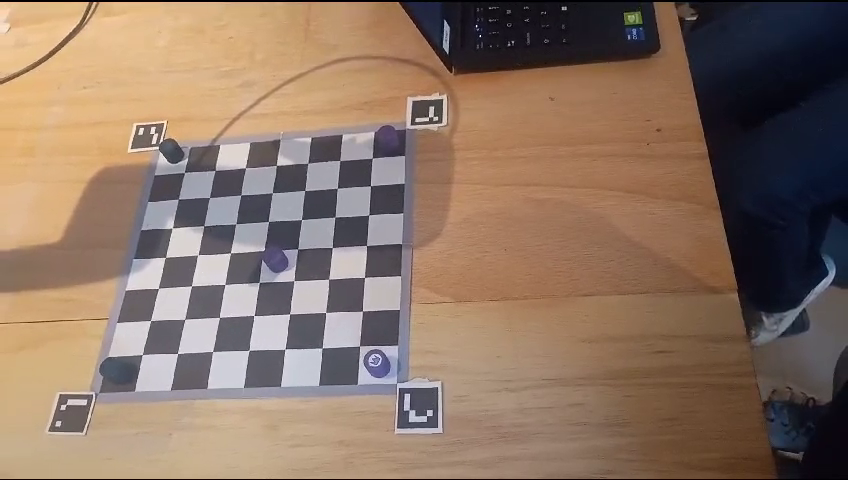
#> input picture frame 30 of img/Vídeo do WhatsApp de 2024-09-02 à(s) 14.18.22_ca3e04f9.mp4, 848 x 480 px, given in place of 2024-09-03 14-31-00.mp4, which was not available
$ python detect_color_video.py
#> lines starting #> are read from the running program, lines starting #| are printed output that depends on the picture; after the words box and inside, x2 and y2 are one past the last pixel; in counts of white or black regions, pixels touching at a corner belong together; pictures that were not available may be replaced by others from this repository, and a replacement may not be noted
import cv2
import numpy as np
import pyperclip

def nothing(x):
    pass

def apply_brightness_contrast(input_img, brightness=255, contrast=127):
    brightness = int((brightness - 0) * (255 / (510 - 0)) - 128)
    contrast = int((contrast - 127) * (127 / (254 - 127)))

    if brightness != 0:
        if brightness > 0:
            shadow = brightness
            max = 255
        else:
            shadow = 0
            max = 255 + brightness
        alpha = (max - shadow) / 255
        gamma = shadow

        cal = cv2.addWeighted(input_img, alpha, input_img, 0, gamma)
    else:
        cal = input_img

    if contrast != 0:
        f = 131 * (contrast + 127) / (127 * (131 - contrast))
        alpha = f
        gamma = 127 * (1 - f)

        cal = cv2.addWeighted(cal, alpha, cal, 0, gamma)
    return cal

def main():
    video_path = '2024-09-03 14-31-00.mp4'
    cap = cv2.VideoCapture(video_path)
    if not cap.isOpened():
        print("Erro: Não foi possível abrir o vídeo.")
        return

    resize_factor = 1.1

    trackbar_window = 'Color Detectors'
    cv2.namedWindow(trackbar_window)

    cv2.createTrackbar('Low Hue', trackbar_window, 0, 255, nothing)
    cv2.createTrackbar('High Hue', trackbar_window, 0, 255, nothing)
    cv2.createTrackbar('Low Saturation', trackbar_window, 0, 255, nothing)
    cv2.createTrackbar('High Saturation', trackbar_window, 255, 255, nothing)
    cv2.createTrackbar('Low Value', trackbar_window, 0, 255, nothing)
    cv2.createTrackbar('High Value', trackbar_window, 255, 255, nothing)
    cv2.createTrackbar('Brightness', trackbar_window, 255, 2 * 255, nothing)
    cv2.createTrackbar('Contrast', trackbar_window, 127, 2 * 127, nothing)

    while True:
        ret, frame = cap.read()
#> frame is the input picture: shape (480, 848, 3); mean B, G, R 100.1, 115.8, 138.7
        if not ret:
            break

        frame = cv2.resize(frame, None, fx=resize_factor, fy=resize_factor)
#> frame: shape (528, 933, 3)
        brightness = cv2.getTrackbarPos('Brightness', trackbar_window)
        contrast = cv2.getTrackbarPos('Contrast', trackbar_window)
        adjusted_frame = apply_brightness_contrast(frame, brightness, contrast)
        hsv = cv2.cvtColor(adjusted_frame, cv2.COLOR_BGR2HSV)
#> hsv: shape (528, 933, 3); mean H, S, V 52.8, 89.4, 142.5

        lh = cv2.getTrackbarPos('Low Hue', trackbar_window)
        hh = cv2.getTrackbarPos('High Hue', trackbar_window)
        ls = cv2.getTrackbarPos('Low Saturation', trackbar_window)
        hs = cv2.getTrackbarPos('High Saturation', trackbar_window)
        lv = cv2.getTrackbarPos('Low Value', trackbar_window)
        hv = cv2.getTrackbarPos('High Value', trackbar_window)

        lower_color = np.array([lh, ls, lv])
        upper_color = np.array([hh, hs, hv])
        mask = cv2.inRange(hsv, lower_color, upper_color)
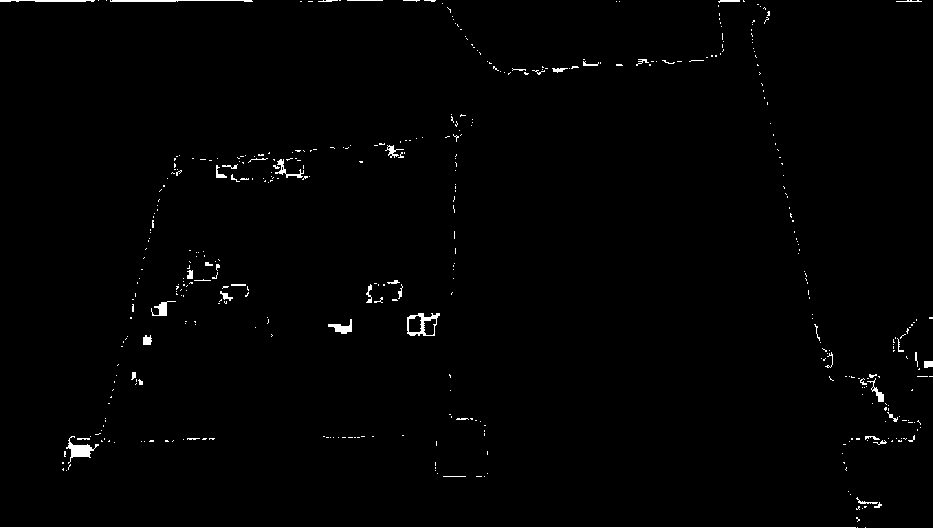
#> mask: shape (528, 933); 1% white; 441 white regions (391 under 20 px), largest, box (x1, y1, x2, y2) and area: (0, 527, 856, 528) 856, (66, 436, 99, 464) 303, (407, 313, 440, 336) 289
        result = cv2.bitwise_and(hsv, hsv, mask=mask)
#> result: shape (528, 933, 3); mean H, S, V 0, 0.9, 1

        cv2.imshow(trackbar_window, cv2.cvtColor(result, cv2.COLOR_HSV2BGR))
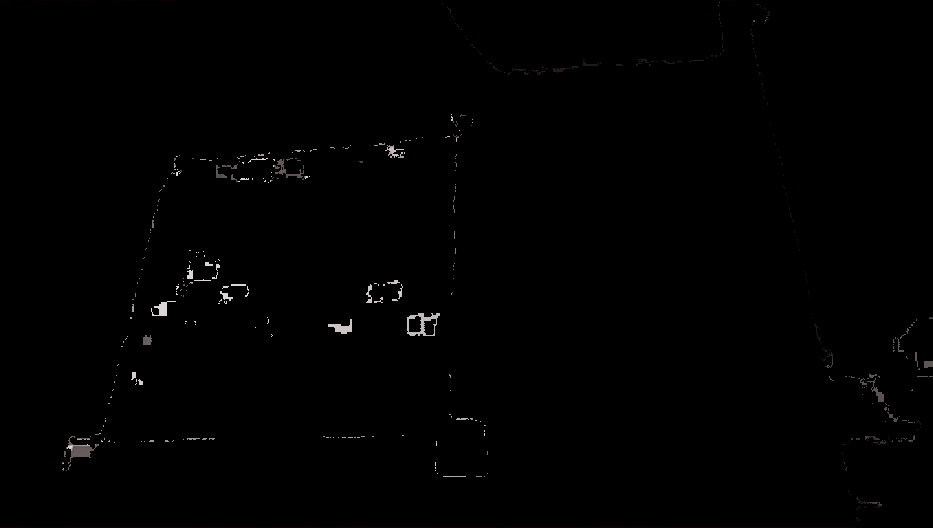
#> window 'Color Detectors': shape (528, 933, 3); mean B, G, R 0.9, 0.9, 1

        k = cv2.waitKey(1) & 0xFF
#> (key Esc is pressed here)
        if k == ord('c'):
            thresholds = f"Low and High: {lower_color.tolist()}, {upper_color.tolist()}"
            pyperclip.copy(thresholds)
            print("Thresholds copied to clipboard:", thresholds)
        elif k == 27:  # Press 'ESC' to exit
            break

    cap.release()
    cv2.destroyAllWindows()

if __name__ == '__main__':
    main()

$ run again, starting later in the video
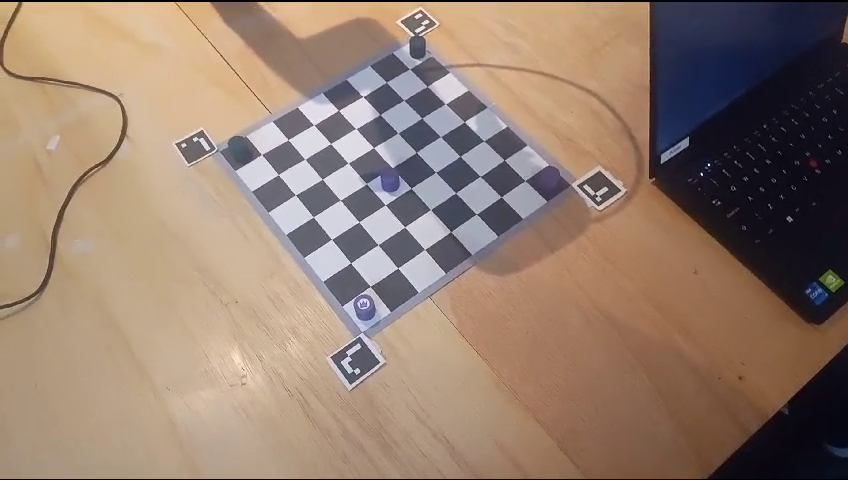
#> input picture frame 138 of img/Vídeo do WhatsApp de 2024-09-02 à(s) 14.18.22_ca3e04f9.mp4, 848 x 480 px, given in place of 2024-09-03 14-31-00.mp4, which was not available
#> in main, frame is the input picture: shape (480, 848, 3); mean B, G, R 111.1, 126, 147.9
#> frame: shape (528, 933, 3)
#> hsv: shape (528, 933, 3); mean H, S, V 47.2, 83.6, 152
#> in main, `mask = cv2.inRange(hsv, lower_color, upper_color)`:
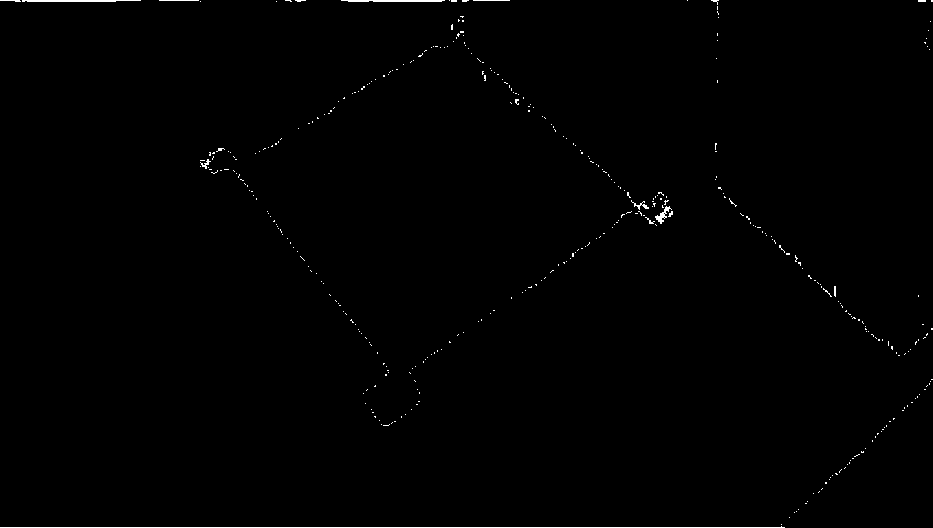
#> mask: shape (528, 933); 0.52% white in thin lines or dots
#> result: shape (528, 933, 3); mean H, S, V 0, 0.8, 0.3
#> in main, `cv2.imshow(trackbar_window, cv2.cvtColor(result, cv2.COLOR_HSV2BGR))`:
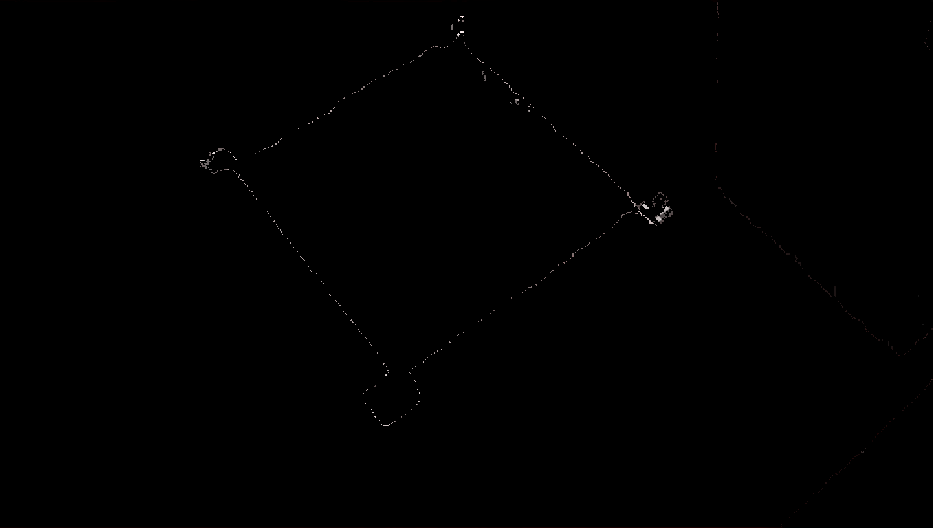
#> window 'Color Detectors': shape (528, 933, 3); mean B, G, R 0.2, 0.2, 0.3
